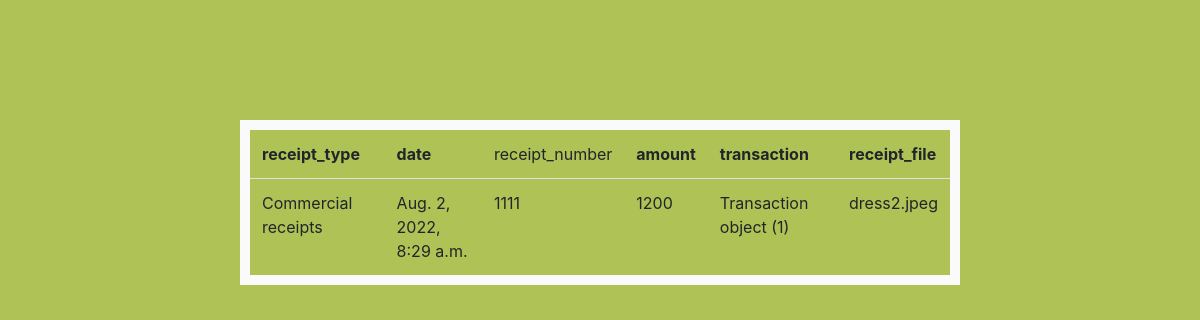
The page /wallet/receipt/ on the database as committed earlier.
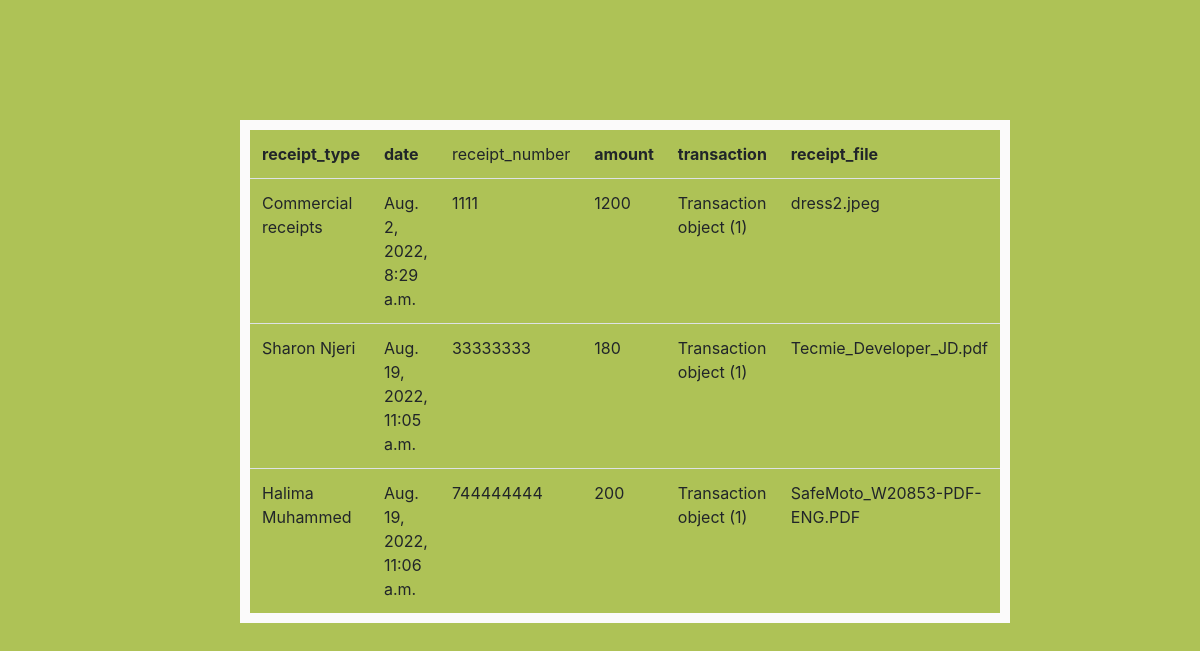
The same page on the database as committed later.
### wallet/models.py (models this page shows)
class Receipt(models.Model):
    receipt_type= models.CharField(max_length = 23)
    date= models.DateTimeField()
    receipt_number= models.IntegerField()
    amount= models.IntegerField()
    transaction = models.ForeignKey("Transaction",on_delete=models.CASCADE,related_name='Thirdparty_transaction')
    receipt_file = models.FileField()

class Transaction(models.Model):
    message = models.CharField(max_length=600)
    wallet = models.ForeignKey("Wallet",on_delete=models.CASCADE,related_name='Transaction_wallet')
    transaction_description = models.CharField(max_length=270)
    transaction_amount = models.BigIntegerField()
    transaction_type = models.CharField(max_length=30)
    origin_account = models.ForeignKey("Wallet", on_delete=models.CASCADE,related_name='Transaction_origin')
    destination_account = models.ForeignKey("Wallet", on_delete=models.CASCADE,related_name='Transaction_destination')

### wallet/views.py (the view)
def list_receipt(request):
    receipts= Receipt.objects.all()
    return render (request,"wallet/list_receipt.html",{"receipts":receipts})

### wallet/templates/wallet/list_receipt.html (shortened to what this page needs)
<!DOCTYPE html>
<html lang="en">
<head>
    <link rel="stylesheet" href="https://cdn.jsdelivr.net/npm/bootstrap@4.3.1/dist/css/bootstrap.min.css">
</head>
<body style="background-color:rgb(174, 194, 86)">
    <table class="table" style="height: 10rem;margin: 40px; width: 60%; position: fixed; margin-left: 20%; margin-top: 10%; border: 10px solid rgb(251, 250, 250); " >
            <th scope="col">receipt_type</th>
            <th scope="col">date</th>
            <td scope="col">receipt_number</th>
            <th scope="col">amount</th>
            <th scope="col">transaction</th>
            <th scope="col">receipt_file</th>
            {% for receipt in receipts%}
            <tr>
                <td>{{receipt.receipt_type}}</td>
                <td>{{receipt.date}}</td>
                <td>{{receipt.receipt_number}}</td>
                <td>{{receipt.amount}}</td>
                <td>{{receipt.transaction}}</td>
                <td>{{receipt.receipt_file}}</td>
            </tr>
            {%endfor%}
    </table>
</body>
</html>

Rows that differ between the two databases and show on the page:
added Receipt: receipt_type "Sharon Njeri", date "Aug. 19, 2022, 11:05 a.m.", receipt_number "33333333", amount "180", transaction "Transaction object (1)", receipt_file "Tecmie_Developer_JD.pdf"
added Receipt: receipt_type "Halima Muhammed", date "Aug. 19, 2022, 11:06 a.m.", receipt_number "744444444", amount "200", transaction "Transaction object (1)", receipt_file "SafeMoto_W20853-PDF-ENG.PDF"
